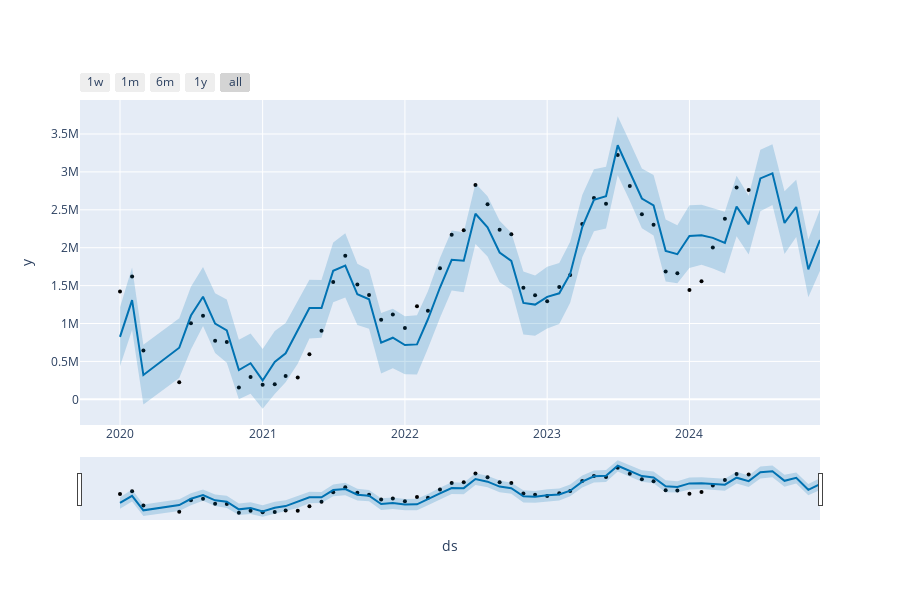

The notebook cell this image was saved under:
### Code cell
# Script completo para series temporales con Prophet por CCAA
import plotly.offline as py

# Lista de CCAA únicas. EXCEPTO CEUTA Y MELILLA POR AUSENCIA DE DATOS
ccaas = df["CCAA_DESTINO"].dropna().unique().tolist()
ccaas = [c for c in ccaas if c not in ["Ceuta", "Melilla"]]

# Evaluación por comunidad
resultados = []

for ccaa in ccaas:
    print(f"Entrenando modelo para: {ccaa}")

    df_ccaa = (
        df[df["CCAA_DESTINO"] == ccaa]
        .groupby("ds", as_index=False)
        .agg(y=("VISITANTES", "sum"))
        .sort_values("ds")
    )

    # Saltar si hay pocos datos
    if len(df_ccaa) < 24:
        print(f"Insuficientes datos para {ccaa}")
        continue

    # Separar entrenamiento y prueba (últimos 6 meses)
    df_train = df_ccaa[:-6]
    df_test = df_ccaa[-6:]

    # Modelo
    modelo = Prophet(yearly_seasonality=True)
    modelo.add_seasonality(name='monthly', period=30.5, fourier_order=5)
    modelo.fit(df_train)

    # Predicción
    future = modelo.make_future_dataframe(periods=6, freq="MS")
    forecast = modelo.predict(future)

    # Evaluación
    y_true = df_test["y"].values
    y_pred = forecast.set_index("ds").loc[df_test["ds"]]["yhat"].values

    mae = mean_absolute_error(y_true, y_pred)
    r2 = r2_score(y_true, y_pred)
    resultados.append({"CCAA": ccaa, "MAE": round(mae, 2), "R2": round(r2, 3)})

    # Gráfico interactivo (solo para una comunidad si quieres ver)
    if ccaa == "Cataluña":
        fig = plot_plotly(modelo, forecast)
        py.init_notebook_mode(connected=True)
        py.iplot(fig)

# Mostrar tabla de resultados
resultados_df = pd.DataFrame(resultados).sort_values("R2", ascending=False)
print("\nResultados por comunidad autónoma:")
print(resultados_df)
